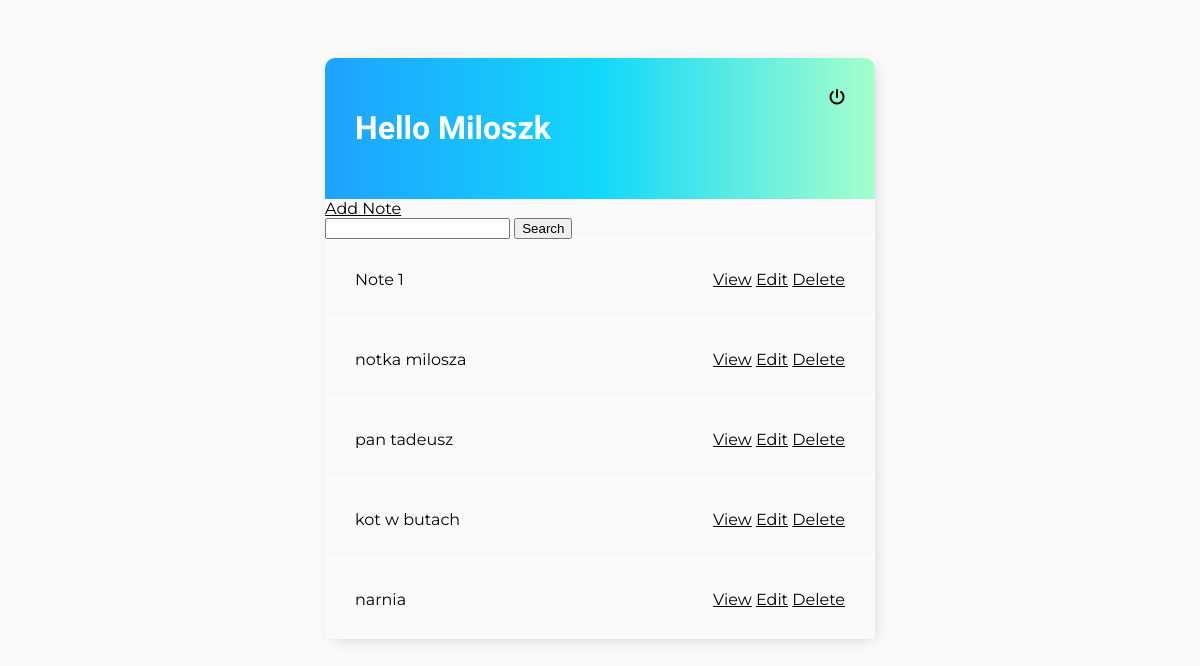
The app's page / (signed in) with its own data.
### base/models.py (models this page shows, shortened)
class Note(models.Model):
	user = models.ForeignKey(User, on_delete=models.CASCADE, null=True, blank=True)
	title = models.CharField(max_length=200)
	description = models.TextField(null=True, blank=True)
	create = models.DateTimeField(auto_now_add=True)

### base/views.py (the view)
# urls.py: path('', NoteList.as_view(), name='notes'),
class NoteList(LoginRequiredMixin, ListView):
	model = Note
	context_object_name = 'notes'
	def get_context_data(self, **kwargs):
		context = super().get_context_data(**kwargs)
		context['notes'] = context['notes'].filter(user=self.request.user)
		search_input = self.request.GET.get('search-area') or ''
		if search_input:
			context['notes'] = context['notes'].filter(title__icontains=search_input)
		context['search_input'] = search_input
		return context

### base/templates/base/note_list.html
{% extends 'base/main.html' %}
{% block content %}
<div class="header-bar">
	<div>
		<h1>Hello {{ request.user|title }}</h1>
	</div>
	{% if request.user.is_authenticated %}
	<a href="{% url 'logout' %}"><i class="fas fa-power-off"></i></a>
	{% else %}
	<a href="{% url 'login' %}">Login</a>
	{% endif %}
</div>
<a href="{% url 'note-create' %}">Add Note</a>
<form method="GET">
	<input type="text" name="search-area" value="{{ search_input }}">
	<input type="submit" value="Search">
</form>
<div class="note-items-wrapper">
	{% for note in notes %}
	<div class="note-wrapper">
		<div class="note-title">
			{{ note.title }}
		</div>
		<div class="note-actions">
			<a href="{%  url 'note' note.id %}">View</a>
			<a href="{%  url 'note-update' note.id %}">Edit</a>
			<a href="{%  url 'note-delete' note.id %}">Delete</a>
		</div>
	</div>
	{% empty %}
	<h3>No items in list</h3>
	{% endfor %}
</div>
{% endblock content %}

### base/templates/base/main.html (style rules this page uses)
body { background-color: #fafafa; font-family: 'Montserrat', sans-serif; padding-top: 50px; }
h1, h3 { font-family: 'Dancing Script', cursive; }
a, p { color: black; }
.header-bar { display: flex; justify-content: space-between; color: white; padding: 30px; border-radius: 10px 10px 0 0; background: linear-gradient(to right, #1fa2ff, #12d8fa, #a6ffcb); }
.header-bar a { color: black; text-decoration: none; }
.note-wrapper { display: flex; align-items: center; justify-content: space-between; padding: 30px; border-top: 1px solid white; }

### records on screen
Note: title "Note 1"
Note: title "notka milosza"
Note: title "pan tadeusz"
Note: title "kot w butach"
Note: title "narnia"

### other values on screen
{{ request.user|title }} "Miloszk"
